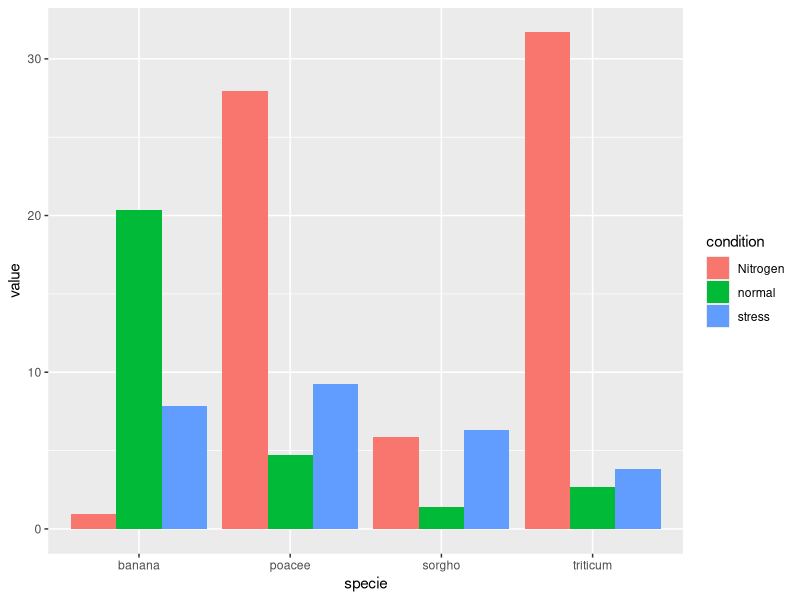
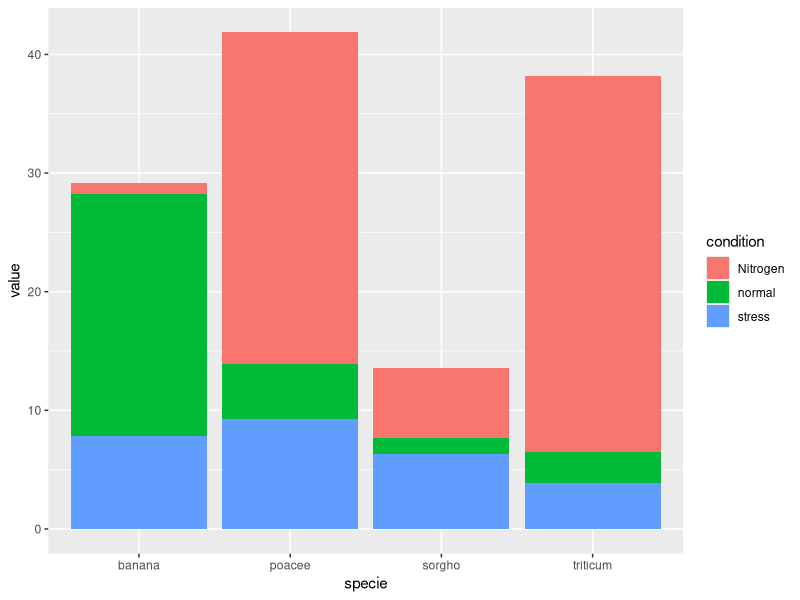
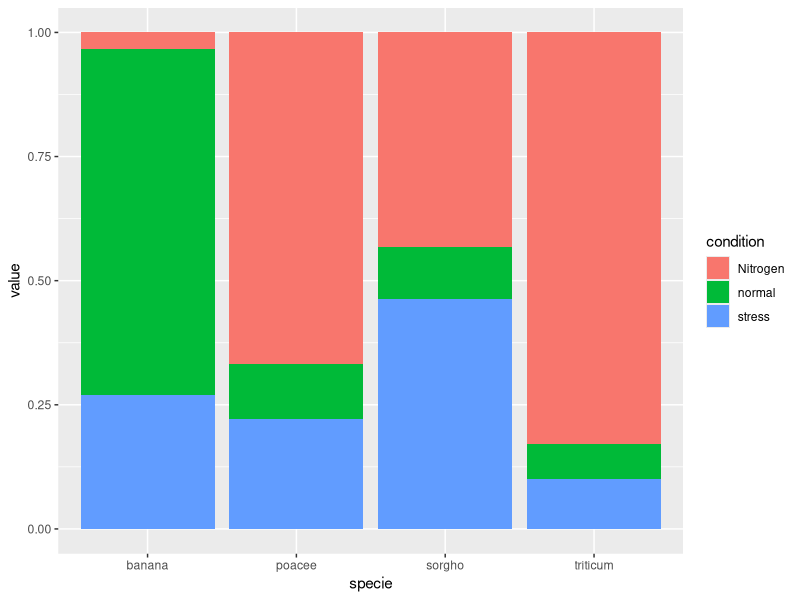
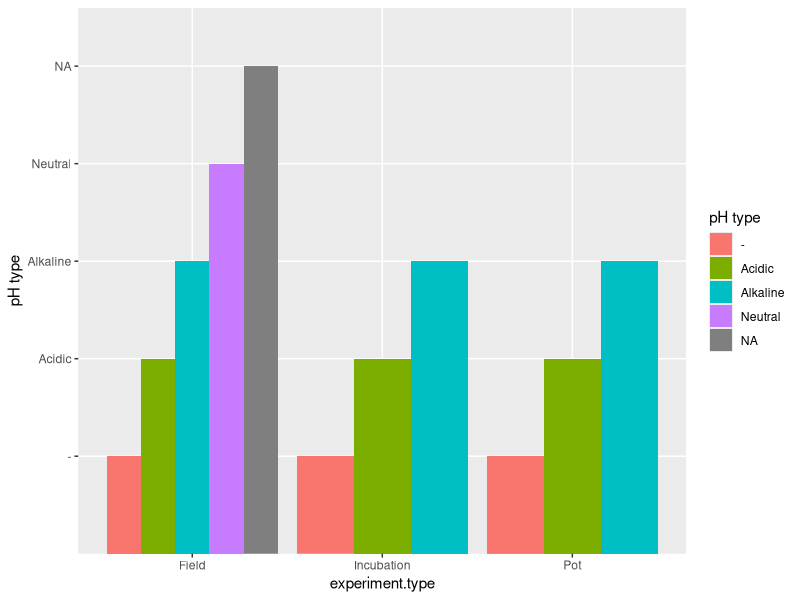
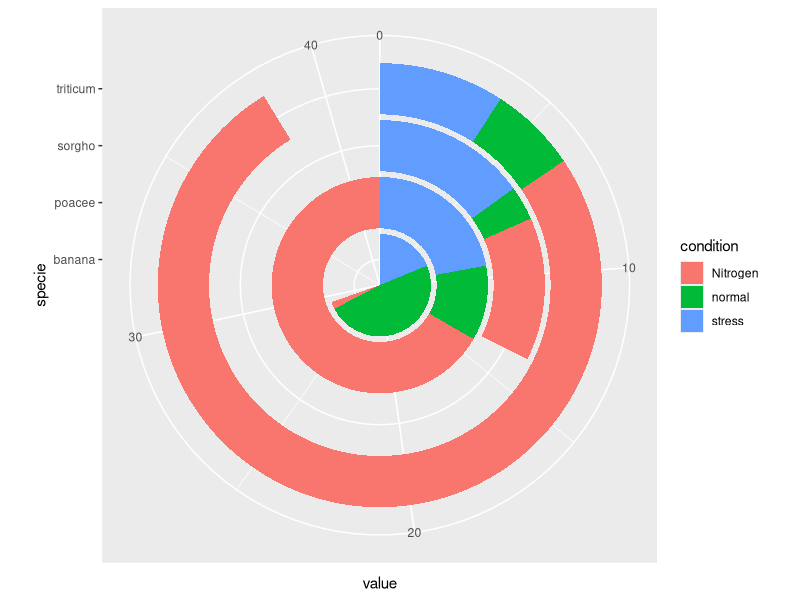
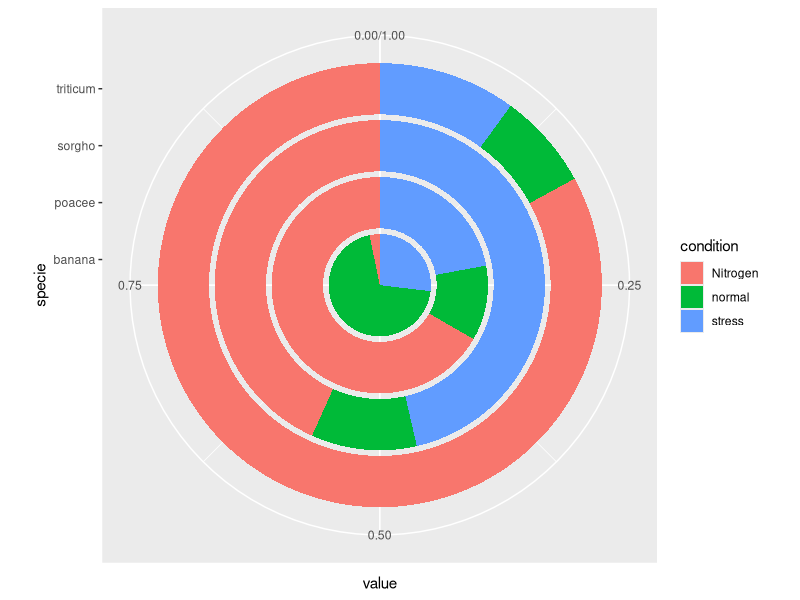

These figures' R source, in order:
# library
library(tidyverse)

# create a dataset
specie <- c(rep("sorgho" , 3) , rep("poacee" , 3) , rep("banana" , 3) , rep("triticum" , 3) )
condition <- rep(c("normal" , "stress" , "Nitrogen") , 4)
value <- abs(rnorm(12 , 0 , 15))
data <- data.frame(specie,condition,value)

# Grouped
ggplot(data, aes(x=specie, y=value, fill=condition)) + 
  geom_bar(stat="identity", position="dodge")

# Stacked
ggplot(data, aes(x=specie, y=value, fill=condition)) + 
  geom_bar(stat="identity", position="stack") 

# Stacked Percentage
ggplot(data, aes(x=specie, y=value, fill=condition)) + 
  geom_bar(stat="identity", position="fill") 

?geom_bar



## Bar plot on our own data ------
library(readxl)
# load data
df <- read_excel("./data/GHGs.xlsx")
colnames(df)


# Grouped
ggplot(df, aes(x=experiment.type, y=`pH type` , fill=`pH type`)) + 
  geom_bar(stat="identity", position="dodge")


#### Bar to Polar pie chart
# Stacked
ggplot(data, aes(x=specie, y=value, fill=condition)) + 
  geom_bar(stat="identity", position="stack") + coord_polar("y", start = 0)

# Stacked Percentage
ggplot(data, aes(x=specie, y=value, fill=condition)) + 
  geom_bar(stat="identity", position="fill") + coord_polar("y", start = 0)

